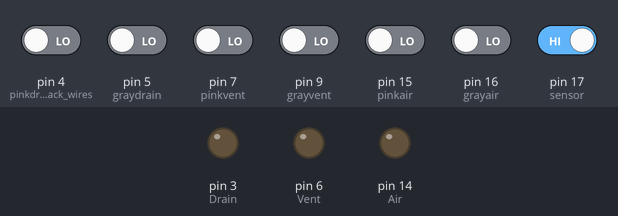
This sketch was run on a simulated Arduino Uno, built with avr-gcc and run on an emulated ATmega328P. On the bench: output pins drawn as LEDs (lit = HIGH). Inputs (shaded band) come from the test bench; at power-on: pin 17 (sensor) HIGH, pin 4 (pinkdrain--feedback_wires), pin 5 (graydrain), pin 7 (pinkvent), pin 9 (grayvent), pin 15 (pinkair), pin 16 (grayair) LOW.

Above: at 0.1 s.
At 1.3 s:
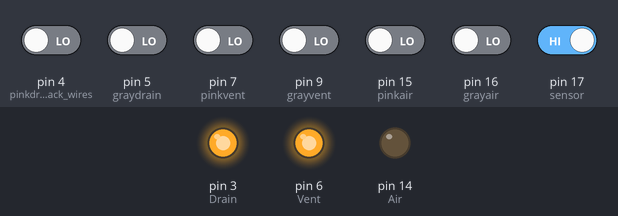
1.4 s: pin 5 (graydrain) driven HIGH and pin 9 (grayvent) driven HIGH
At 2.5 s:
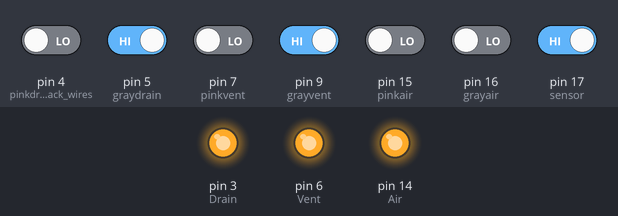
Timing chart, 0 to 4.4 s (numbered marks = the images above; inputs shaded):
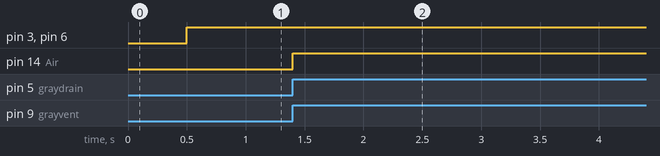

The sketch:

Undersinkvalveandsensor.ino
```cpp
//code for operation of system under sinks, shower and laundry in Alaska Sewer and Water challenge UAA team Pilot study
int emptytime = 20000;//time to empty different per container
int wooshtime = 20000;

void setup() {
  // put your setup code here, to run once:
//Serial.begin(9600);
    pinMode(3, OUTPUT);//Drain
    pinMode(4, INPUT);//pinkdrain--feedback wires representing open and closed
    pinMode(5, INPUT);//graydrain
    pinMode(6, OUTPUT);//Vent
    pinMode(7, INPUT);//pinkvent
    pinMode(9, INPUT);//grayvent
    pinMode(14, OUTPUT);//Air
    pinMode(15, INPUT);//pinkair
    pinMode(16, INPUT);//grayair

    pinMode(17, INPUT);//sensor
}

void loop() {
  delay(500);
  int sensorValue = digitalRead(17);
  int pinkdrain=digitalRead(4);
  int graydrain=digitalRead(5);
  int pinkvent=digitalRead(7);
  int grayvent=digitalRead(9);
  int pinkair=digitalRead(15);
  int grayair=digitalRead(16);
  bool valveCheck = false;

  //status();//subroutine to read status of valves shown at bottom of code
//Serial.print(sensorValue);
//    digitalWrite(3, HIGH);//drain
//    digitalWrite(6, HIGH);//Vent
//    digitalWrite(14, HIGH);//air
sensorValue = digitalRead(17);
if (sensorValue ==0){
  //when sensor is dry and air is closed
     digitalWrite(3, LOW);//drain
     digitalWrite(6, LOW);//Vent
    digitalWrite(14, LOW);//air
}

else if(sensorValue ==1){  //empty cycle
  Serial.println("emptying");
    digitalWrite(3, HIGH);//drain
    digitalWrite(6, HIGH);//Vent
    while(valveCheck == false){ //wait for drain and vent valves to be closed
      pinkdrain=digitalRead(4);
      graydrain=digitalRead(5);
      pinkvent=digitalRead(7);
      grayvent=digitalRead(9);
      if ((graydrain==1) && (pinkdrain ==0) && (grayvent==1) && (pinkvent ==0)){
        valveCheck = true;
      }
    }
    valveCheck = false;

    digitalWrite(14, HIGH);//air
    delay(emptytime);//time to empty set at top of code
    delay(emptytime);
    delay(emptytime);
    delay(emptytime);
    delay(emptytime);
    delay(emptytime);
    delay(emptytime);//2min20sec

    digitalWrite(14, LOW);//air
    while(valveCheck == false){ //wait for air to be closed
      pinkair=digitalRead(15);
      grayair=digitalRead(16);
      if ((pinkair==1) && (grayair==0)){
        valveCheck = true;
      }
    }
    valveCheck = false;
    delay(wooshtime);//time for pressure to dissipate

    digitalWrite(6, LOW);//vent//when air is closed, open vent release pressrue
    while(valveCheck == false){
      pinkvent=digitalRead(7);
      grayvent=digitalRead(9);
      if ((pinkvent==1) && (grayvent==0)){
        valveCheck = true;
      }
    }
    valveCheck = false;

    digitalWrite(3, LOW);//drain
    while(valveCheck == false){
      pinkdrain=digitalRead(4);
      graydrain=digitalRead(5);
      if ((pinkdrain==1) && (graydrain==0)){
        valveCheck = true;
      }
    }
    valveCheck = false;
  //}else{digitalWrite(4,LOW);}
}

}
/*
void status(){delay(500);
  int pinkdrain=digitalRead(4);
  int graydrain=digitalRead(5);
  int pinkvent=digitalRead(7);
  int grayvent=digitalRead(9);
  int pinkair=digitalRead(15);
  int grayair=digitalRead(16);


  Serial.print("Status -->  ");

  Serial.print("DRAIN");
  if ((pinkdrain==1) && (graydrain==0))
  {Serial.print(": open; ");
  }//Drain is open
  else if ((graydrain==1) && (pinkdrain ==0))
  {Serial.print(": closed; ");
  }//drain is closed
  else{
  Serial.print(": moving; ");//drain valve is moving
  }

  Serial.print("COMPRESSED AIR");
  if ((pinkair==1) && (grayair==0))
  {Serial.print(": closed; ");
  }//air is closed
  else if ((grayair==1) && (pinkair ==0))
  {Serial.print(": open; ");
  }//air is open
  else{
  Serial.print(": moving; ");//valve is moving
  }

  Serial.print("VENT");
  if ((pinkvent==1) && (grayvent==0))
  {Serial.print(": open; ");
  }//vent is open
  else if ((grayvent==1) && (pinkvent ==0))
  {Serial.print(": closed; ");
  }//vent is closed
  else{
  Serial.print(": moving; ");//valve is moving
  }

  Serial.println();
  }

*/
```

Measured:
- after the input at 1.4 s, pin 14 (Air): LOW → HIGH at once
